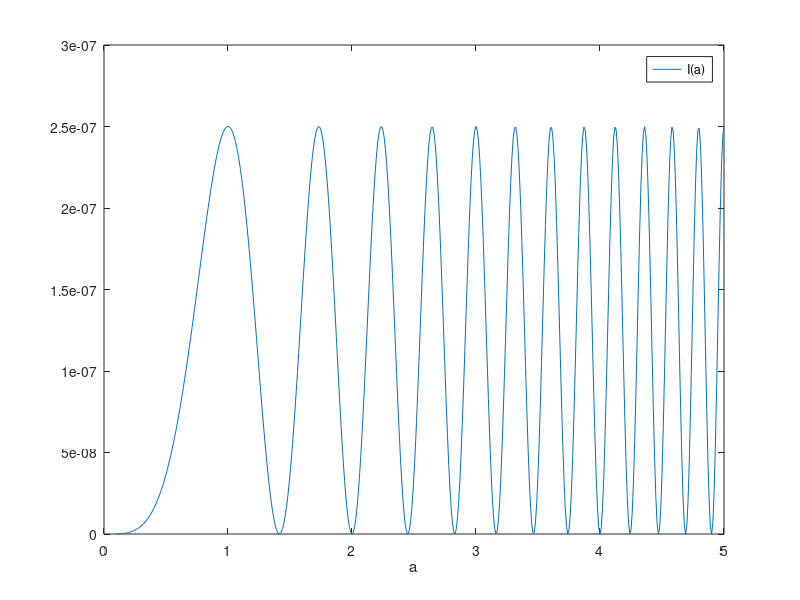

Reproduce this figure in MATLAB.
% D1CIRS

% Circular Opening, normalized intensity.
% When making the opening larger and larger,
% at the center is a change from minima to maxima
% to minima and so on.

function D1CIRS;
po = 4000;
Lamda = 0.0005;

a=(0.1:0.01:5);
k =2*pi/Lamda;


I=(Lamda^2)*power((sin((k*(power(a,2)))/(2*po))),2);

figure(1);
plot(a,I);
axis([0 5 0 3*10^(-7)]);                  % PLOTS LIMITS                    
xlabel('a');
legend('I(a)');
